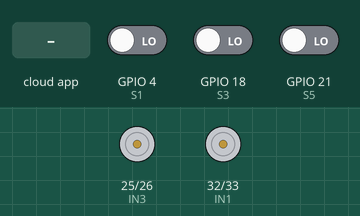
The sketch below on a simulated ESP32. Shown: motor-driver pin pairs drawn as motors (green arrow = first pin HIGH = forward, orange = second pin HIGH = backward, longer = more drive). The inputs (shaded band) are chosen by the test bench; at power-on: GPIO 4 (S1) LOW, GPIO 18 (S3) LOW, GPIO 21 (S5) LOW. WiFi joins after 1.5 s; servers stay silent unless stated; the Firebase database answers and starts empty; what the sketch prints to the serial monitor is not drawn.

Above: at 2.8 s.
2.9 s: the phone or cloud app sets data to w
At 3.9 s:
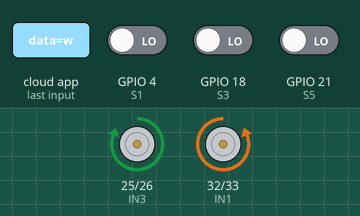
4.8 s: the phone or cloud app sets data to x
At 5.2 s:
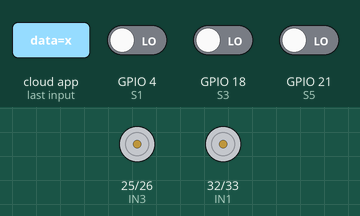
Timing chart, 0 to 7.8 s (numbered marks = the images above; inputs shaded):
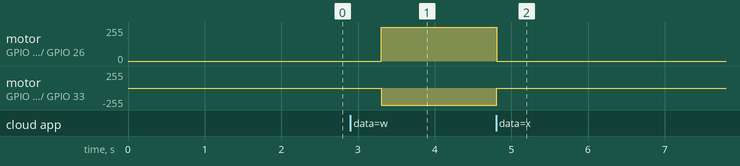

The sketch:

pathfi.ino
```cpp
#include <WiFi.h>
#include <Firebase_ESP_Client.h>

// Provide the token generation process info.
#include <addons/TokenHelper.h>
// Provide the RTDB payload printing info.
#include <addons/RTDBHelper.h>

/* ================= WIFI CREDENTIALS ================= */
#define WIFI_SSID "Subash's OnePlus Nord 3 5G"
#define WIFI_PASSWORD "123456780"

/* ================= FIREBASE CREDENTIALS ================= */
#define API_KEY "AIzaSyDUnszYKw5mY-EFOVMYK2W1gLcVQmhw-RM"
#define DATABASE_URL "https://par-optima-default-rtdb.asia-southeast1.firebasedatabase.app/"

/* ================= MOTOR PINS ================= */
#define IN1 32
#define IN2 33
#define IN3 25
#define IN4 26

/* ================= IR SENSOR PINS ================= */
#define S1 4
#define S3 18
#define S5 21

// Firebase Objects
FirebaseData fbdo;
FirebaseAuth auth;
FirebaseConfig config;

// Global Variables
String currentCmd = "x";
unsigned long lastFirebaseCheck = 0;
const unsigned long checkInterval = 500;

// Counter Logic
long s1Count = 0;
long s5Count = 0;
const int rotationTime = 400; // Time in ms to rotate roughly 60 degrees (Adjust this!)

/* ================= SETUP ================= */
void setup() {
  Serial.begin(115200);

  pinMode(IN1, OUTPUT); pinMode(IN2, OUTPUT);
  pinMode(IN3, OUTPUT); pinMode(IN4, OUTPUT);

  pinMode(S1, INPUT); pinMode(S3, INPUT); pinMode(S5, INPUT);

  stopRobot();

  WiFi.begin(WIFI_SSID, WIFI_PASSWORD);
  while (WiFi.status() != WL_CONNECTED) {
    delay(300);
    Serial.print(".");
  }
  Serial.println("\nWiFi Connected");

  config.api_key = API_KEY;
  config.database_url = DATABASE_URL;

  if (Firebase.signUp(&config, &auth, "", "")) {
    Serial.println("Firebase Signed Up");
  }

  config.token_status_callback = tokenStatusCallback;
  Firebase.begin(&config, &auth);
  Firebase.reconnectWiFi(true);

  if (Firebase.ready()) {
    Firebase.RTDB.setString(&fbdo, "/cmd/data", "x");
  }
}

/* ================= LOOP ================= */
void loop() {
  if (Firebase.ready() && (millis() - lastFirebaseCheck > checkInterval)) {
    lastFirebaseCheck = millis();
    if (Firebase.RTDB.getString(&fbdo, "/cmd/data")) {
      String newCmd = fbdo.stringData();

      // If we receive a fresh 'w', reset counters
      if (newCmd == "w" && currentCmd == "x") {
        s1Count = 0;
        s5Count = 0;
        Serial.println("Counters Reset for new run.");
      }
      currentCmd = newCmd;
    }
  }

  if (currentCmd == "w") {
    followLine();
  } else {
    stopRobot();
  }
}

/* ================= LINE FOLLOW LOGIC ================= */
void followLine() {
  int s1 = digitalRead(S1);
  int s3 = digitalRead(S3);
  int s5 = digitalRead(S5);

  // Increment counters if sensors detect line (LOW)
  if (s1 == LOW) s1Count++;
  if (s5 == LOW) s5Count++;

  if (s3 == LOW) {
    // Normal Path: Middle sensor is active
    moveForward();
  }
  else if (s1 == LOW && s3 == HIGH && s5 == HIGH) {
    // Sharp Left detected
    turnLeft();
  }
  else if (s5 == LOW && s3 == HIGH && s1 == HIGH) {
    // Sharp Right detected
    turnRight();
  }
  else if (s1 == HIGH && s3 == HIGH && s5 == HIGH) {
    // ROBOT IS LOST (All white)
    Serial.println("Line Lost! Analyzing counters...");
    stopRobot();
    delay(200); // Brief pause to stabilize

    if (s1Count > s5Count) {
      Serial.println("Left count higher. Rotating Left...");
      turnLeft();
      delay(rotationTime); // Estimated 60 degree turn
    }
    else if (s5Count > s1Count) {
      Serial.println("Right count higher. Rotating Right...");
      turnRight();
      delay(rotationTime); // Estimated 60 degree turn
    }

    // Reset counters after recovery to prevent "memory" of old turns
    s1Count = 0;
    s5Count = 0;
    stopRobot(); // Stop after rotating to look for line again
  }
}

/* ================= MOTOR CONTROL ================= */
void moveForward() {
  digitalWrite(IN1, LOW);
  digitalWrite(IN2, HIGH);
  digitalWrite(IN3, HIGH);
  digitalWrite(IN4, LOW);
}

void turnRight() {
  // Hard Right Rotation
  digitalWrite(IN1, HIGH);
  digitalWrite(IN2, LOW);
  digitalWrite(IN3, HIGH);
  digitalWrite(IN4, LOW);
}

void turnLeft() {
  // Hard Left Rotation
  digitalWrite(IN1, LOW);
  digitalWrite(IN2, HIGH);
  digitalWrite(IN3, LOW);
  digitalWrite(IN4, HIGH);
}

void stopRobot() {
  digitalWrite(IN1, LOW);
  digitalWrite(IN2, LOW);
  digitalWrite(IN3, LOW);
  digitalWrite(IN4, LOW);
}
```

Measured:
- after the input at 2.9 s, motor on GPIO 25 (IN3) / GPIO 26 (IN4): stopped → forward 255/255 after 0.41 s; motor on GPIO 32 (IN1) / GPIO 33 (IN2): stopped → backward 255/255 after 0.41 s
- after the input at 4.8 s, motor on GPIO 25 (IN3) / GPIO 26 (IN4): forward 255/255 → stopped at once; motor on GPIO 32 (IN1) / GPIO 33 (IN2): backward 255/255 → stopped at once
